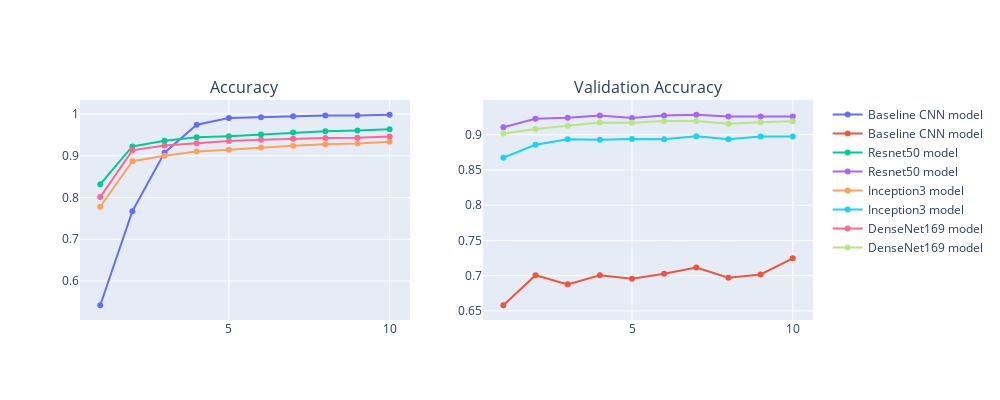

The cell this chart's notebook holds for it:
### Markdown cell above
**Model Performance Plot**

### Code cell
fig = graph_accuracy(history_dne, number_of_epochs, model_name = "DenseNet169 model", fig = fig, create_new_graph = False)

### Figure 1 — Plotly figure (JSON) as saved in the notebook; plotly's stock layout.template omitted (floating-point values rounded to 4 significant figures)
{"data": [{"name": "Baseline CNN model", "x": [1, 2, 3, 4, 5, 6, 7, 8, 9, 10], "y": [0.542, 0.7671, 0.9076, 0.9745, 0.9908, 0.9927, 0.9947, 0.9963, 0.9963, 0.9984], "type": "scatter", "xaxis": "x", "yaxis": "y"}, {"name": "Baseline CNN model", "x": [1, 2, 3, 4, 5, 6, 7, 8, 9, 10], "y": [0.658, 0.7007, 0.6877, 0.7007, 0.6957, 0.7027, 0.7117, 0.697, 0.7017, 0.7247], "type": "scatter", "xaxis": "x2", "yaxis": "y2"}, {"name": "Resnet50 model", "x": [1, 2, 3, 4, 5, 6, 7, 8, 9, 10], "y": [0.8319, 0.9225, 0.9359, 0.9443, 0.9469, 0.9513, 0.956, 0.9591, 0.9607, 0.9637], "type": "scatter", "xaxis": "x", "yaxis": "y"}, {"name": "Resnet50 model", "x": [1, 2, 3, 4, 5, 6, 7, 8, 9, 10], "y": [0.9107, 0.9227, 0.924, 0.9273, 0.9237, 0.9273, 0.9283, 0.926, 0.926, 0.926], "type": "scatter", "xaxis": "x2", "yaxis": "y2"}, {"name": "Inception3 model", "x": [1, 2, 3, 4, 5, 6, 7, 8, 9, 10], "y": [0.7779, 0.8869, 0.9001, 0.9106, 0.9145, 0.92, 0.9241, 0.9278, 0.9297, 0.9336], "type": "scatter", "xaxis": "x", "yaxis": "y"}, {"name": "Inception3 model", "x": [1, 2, 3, 4, 5, 6, 7, 8, 9, 10], "y": [0.8673, 0.8857, 0.8937, 0.893, 0.894, 0.8937, 0.898, 0.8937, 0.8973, 0.8973], "type": "scatter", "xaxis": "x2", "yaxis": "y2"}, {"name": "DenseNet169 model", "x": [1, 2, 3, 4, 5, 6, 7, 8, 9, 10], "y": [0.8011, 0.9131, 0.9247, 0.9298, 0.9355, 0.9384, 0.941, 0.9429, 0.9431, 0.9461], "type": "scatter", "xaxis": "x", "yaxis": "y"}, {"name": "DenseNet169 model", "x": [1, 2, 3, 4, 5, 6, 7, 8, 9, 10], "y": [0.9017, 0.908, 0.9127, 0.9173, 0.917, 0.9193, 0.9193, 0.9157, 0.9177, 0.919], "type": "scatter", "xaxis": "x2", "yaxis": "y2"}], "layout": {"xaxis": {"anchor": "y", "domain": [0, 0.45], "type": "linear", "range": [0.3689, 10.63], "autorange": true}, "yaxis": {"anchor": "x", "domain": [0, 1], "type": "linear", "range": [0.5066, 1.034], "autorange": true}, "xaxis2": {"anchor": "y2", "domain": [0.55, 1], "type": "linear", "range": [0.3689, 10.63], "autorange": true}, "yaxis2": {"anchor": "x2", "domain": [0, 1], "type": "linear", "range": [0.6371, 0.9493], "autorange": true}, "annotations": [{"font": {"size": 16}, "showarrow": false, "text": "Accuracy", "x": 0.225, "xanchor": "center", "xref": "paper", "y": 1, "yanchor": "bottom", "yref": "paper"}, {"font": {"size": 16}, "showarrow": false, "text": "Validation Accuracy", "x": 0.775, "xanchor": "center", "xref": "paper", "y": 1, "yanchor": "bottom", "yref": "paper"}], "height": 400, "width": 1000}}
